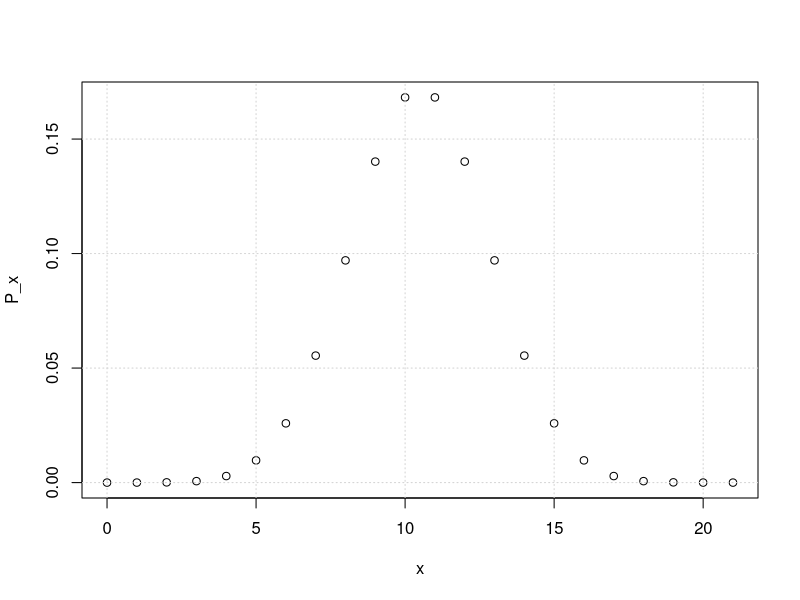
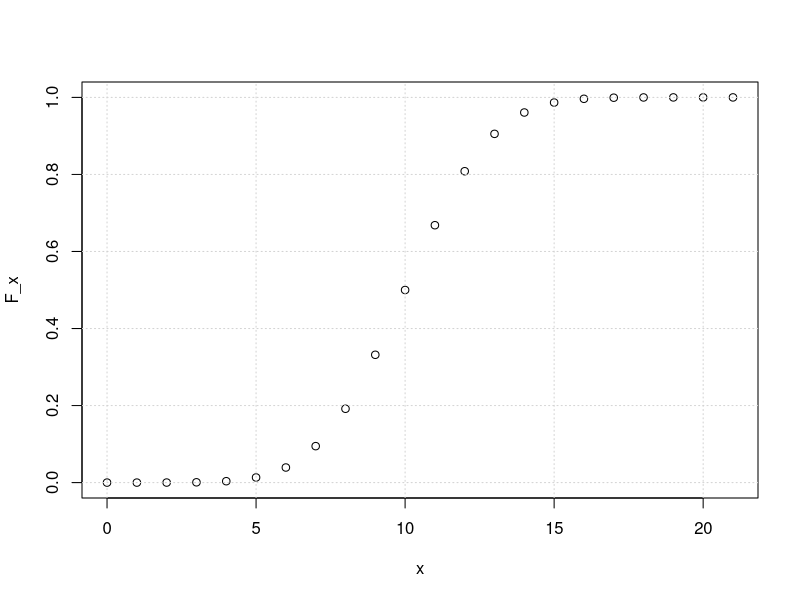
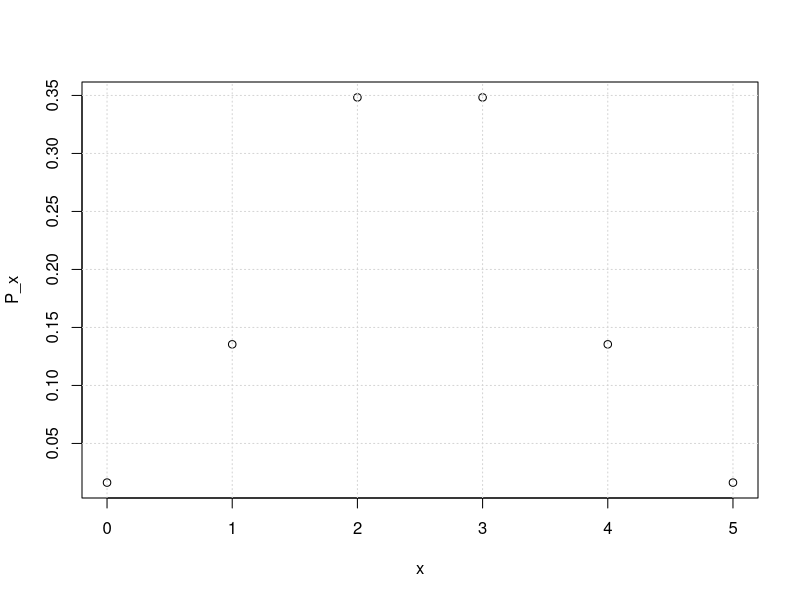
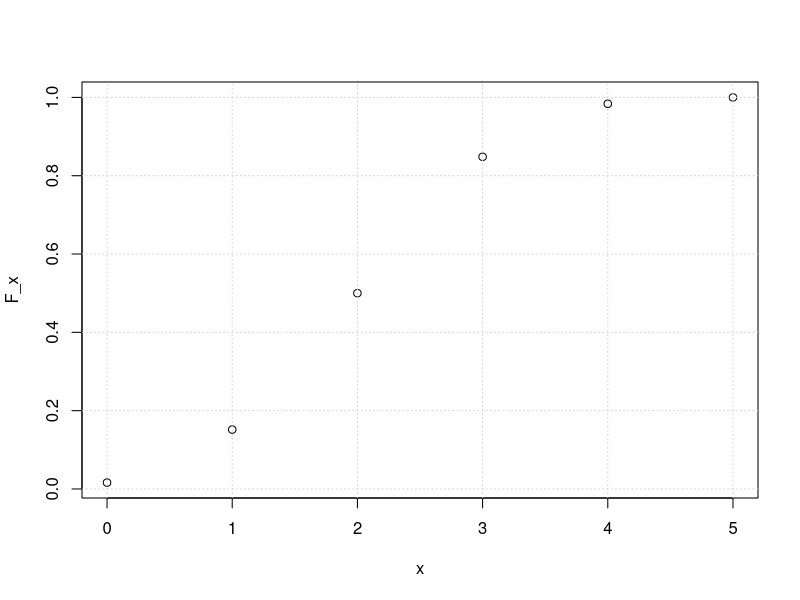
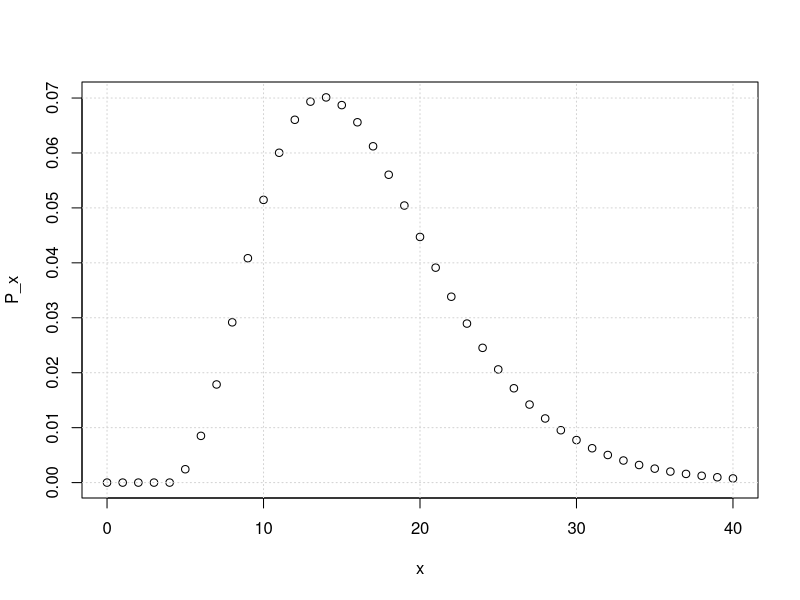
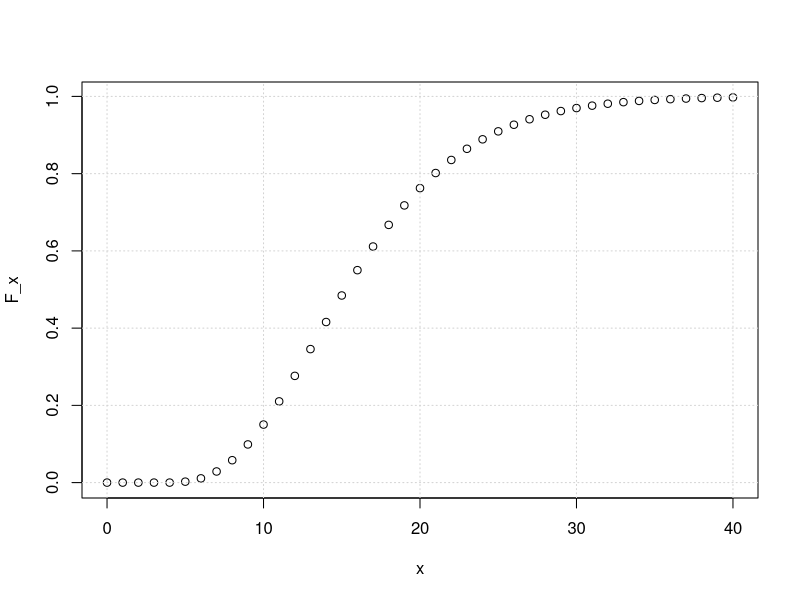
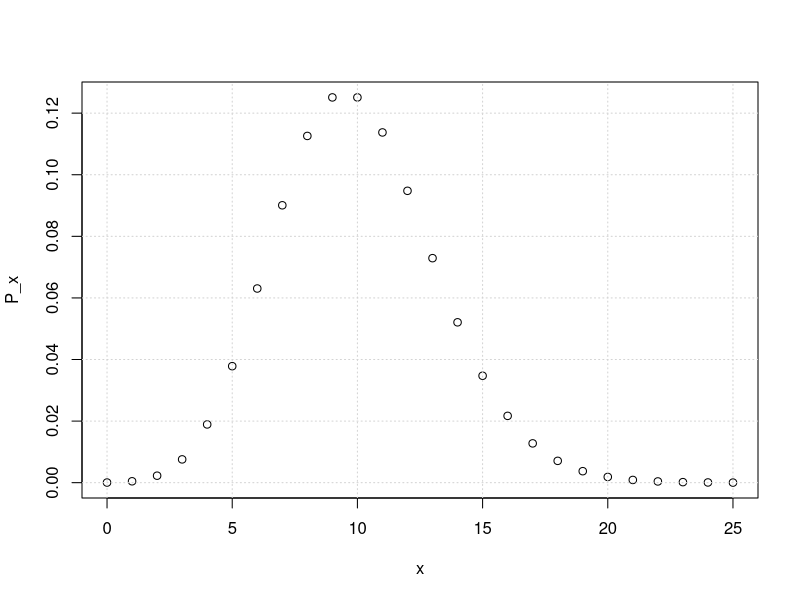
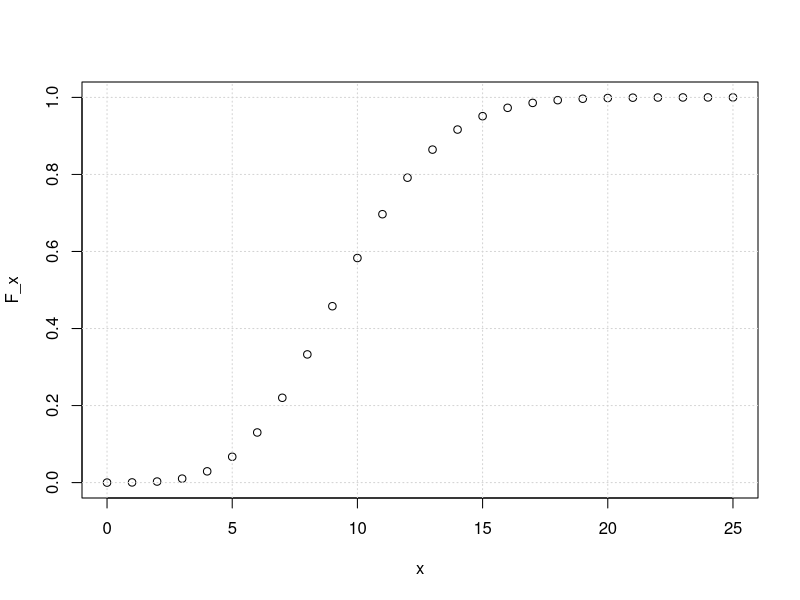

R code for these plots, in order:
# ......................................................................................
# ...............Cvičení 3 - Vybraná rozdělení diskrétní náhodné veličiny...............
# ..................Michal Béreš, Martina Litschmannová, Adéla Vrtková..................
# ......................................................................................

# Nezobrazuje-li se vám text korektně, nastavte File \ Reopen with Encoding... na UTF-8
# Pro zobrazení obsahu skriptu použijte CTRL+SHIFT+O
# Pro spouštění příkazů v jednotlivých řádcích použijte CTRL+ENTER

#  Přehled typů R-kových funkcí (prefix ve jménech funkcí) ####
# ** Pravděpodobnostní funkce ####
# - začíná písmenkem **d**: $p = P(X = x)$: p = d...(x, ...)
#
# ** Kumulativní pravděpodobnostní (Distribuční funkce) ####
# - začíná písmenkem **p**: $p = P(X \leq x)$: p = p...(x, ...)
# - pozor Kumulativní pravděpodobnostní je s alternativní definicí $P(X \leq t)$
# - pro naši distribuční funkci $F(t) = P(X<t)$: F(t) = p...(t - 1, ...)
#
# ** Kvantilová funkce ####
# - začíná písmenkem **q**:  $p \geq P(X \leq x)$: x = q...(p, ...)
# - hledá nejmenší $x$ pro které je $P(X \leq x)$ větší než $p$
# ---


#  Přehled rozdělení (sufix ve jménech funkcí) ####
# ** Binomické (Alternativní) rozdělení: $$X \sim Bi(n, π),X \sim A(π) = Bi(1, π)$$ ####
# - počet úspěchů v $n$ Bernoulliho pokusech (případně pro jeden pokus v případě
# Alternativní)
# - každý pokus má šanci na úspěch $π$
#
# $$E(X) = n\pi, \quad D(X) = n\pi(1-\pi)$$


# Pravděpodobnostní funkce P(X = x)
x <- 10 # hodnota, pro níž hledáme p-stní funkci
n <- 21 # rozsah výběru
p <- 0.5 # pravděpodobnost úspěchu
dbinom(x, n, p)


# Kumulativní pravděpodobnostní funkce P(X <= x)
pbinom(x, n, p)


# Funkce podporují vektorové vstupy, tedy dají se jednoduše vykreslit

x <- 0:21 # minimálně 0, maximálně n má kladnou pravděpodobnost

# Pravděpodobnostní funkce
P_x <- dbinom(x, n, p)
plot(x, P_x)
grid()

# Kumulativní pravděpodobnostní funkce
F_x <- pbinom(x, n, p)
plot(x, F_x)
grid()


# ** Hypergeometrické rozdělení: $$X \sim H(N, M, n)$$ ####
# - počet úspěchů v $n$ závislých pokusech
#     - závislost typu: $N$ objektů, z toho $M$ objektů se zadanou vlastností a výběr
# velikosti $n$
#     - **při výběru nevracíme zpět - pravděpodobnost výběru objektu s danou vlastností
# se mění s každým dalším vybraným objektem**
# - **R funkce bere jako parametry** ***hyper(k, M, N - M, n)***
#     - k je počet úspěchů pro které počítáme pravděpodobnost,
#     - M je počet objektů se zadanou vlastností,
#     - N-M je počet objektů bez zadané vlastnosti,
#     - n je ceklová velikost výběru.


# Pravděpodobnostní funkce P(X = x)
x <- 3 # hodnota, pro níž hledáme p-stní funkci
N <- 20 # celkový počet objektů
M <- 5 # z toho se zadanou vlastností
n <- 10 # velikost výběru
dhyper(x, M, N - M, n)


# Kumulativní pravděpodobnostní funkce P(X <= x)
phyper(x, M, N - M, n)


# opět si můžeme vykreslit

# Pravděpodobnostní funkce
x <- 0:5 # minimálně 0, maximálně n nebo M má kladnou pravd.
P_x <- dhyper(x, M, N - M, n)
plot(x, P_x)
grid()

# Kumulativní pravděpodobnostní funkce
F_x <- phyper(x, M, N - M, n)
plot(x, F_x)
grid()


# ** Negativně binomické (Geometrické) rozdělení: $$X \sim NB(k, \pi), X \sim Ge(\pi) = ####
# NB(1, \pi)$$
# - počet pokusů do $k$-tého úspěchu (včetně)
# - každý pokus má šanci na úspěch $π$
# - **Negativně binomická NV je v Rku definována jako počet neúspěchů před k-tým
# úspěchem**
#  - proto jako první parametr budeme posílat x - k
#
# $$E(X) = \frac{k}{\pi}, \quad D(X) = \frac{k(1-\pi)}{\pi^2}$$


# Pravděpodobnostní funkce P(X = x)
x <- 15 # počet pokusů pro který hledáme pravd. fci
k <- 5 # požadovaný počet úspěchů
p <- 0.3 # pravd. jednotlivých pokusů
# pozor první argument musí být počet neúspěchů
dnbinom(x - k, k, p)


# Kumulativní pravděpodobnostní funkce P(X <= x)
pnbinom(x - k, k, p)


# vykreslíme si pravděpodobnostní funkci
x <- 0:40 # minimálně k, maximum neomezeno
P_x <- dnbinom(x - k, k, p)
plot(x, P_x)
grid()
# hodnoty 0,1,2,3,4 mají P(x)=0

# vykreslíme si Kumulativní pravděpodobnostní funkci
F_x <- pnbinom(x - k, k, p)
plot(x, F_x)
grid()


# ** Poissonovo rozdělení: $$X \sim Po(\lambda t)$$ ####
# - počet událostí v Poissonově procesu v uzavřené oblasti (v čase, na ploše, v objemu)
# - s hustotou výskytu $λ$
# - v čase/ploše/objemu velikosti $t$
#
# $$E(X) = \lambda t, \quad D(X) = \lambda t$$


# Pravděpodobnostní funkce P(X = x)
x <- 9 # počet pokusů pro který hledáme pravd. fci
lambda <- 5 # hustota výskytu
t <- 2 # pravd. jednotlivých pokusů
lt <- lambda * t
dpois(x, lt)


# Kumulativní pravděpodobnostní funkce P(X <= x)
ppois(x, lt)


# vykreslíme si pravděpodobnostní funkci
x <- 0:25 # minimálně 0, maximum neomezeno
P_x <- dpois(x, lt)
plot(x, P_x)
grid()

# vykreslíme si Kumulativní pravděpodobnostní funkci
F_x <- ppois(x, lt)
plot(x, F_x)
grid()

# ---
#  Úlohy k procvičení ####
# ---
# * Příklad 1. ####
# Bridž se hraje s 52 bridžovými kartami, které se rozdají mezi 4 hráče. Vždy 2 hráči
# hrají spolu. Při rozdávání (13 karet) jste dostali do rukou 2 esa. Jaká je
# pravděpodobnost, že váš partner bude mít zbývající dvě esa?


# X ... počet es mezi 13 kartami
# X ~ H(N = 39, M = 2, n = 13)
# P(X = 2)
M <- 2
N <- 39 # 52-13
n <- 13
# výpočet
dhyper(2, M, N - M, n) # což je dhyper(2,2,37,13)


# * Příklad 2. ####
# Pokusy se zjistilo, že radioaktivní látka vyzařuje během 7,5 s průměrně 3,87
# α-částice. Určete pravděpodobnost toho, že za 1 sekundu vyzáří tato látka alespoň
# jednu α-částici.


# X ... počet vyzářených alfa částic během 1 s
# X ~ Po(lt = 3.87/7.5)

lambda <- 3.87 / 7.5 # četnost výskytu
t <- 1 # za 1 sekundu
lt <- lambda * t # parametr Poissonova rozdělení

# P(X >= 1) = 1 - P(X < 1) = 1 - (P(X <= 1) - P(X = 1))
1 - (ppois(1, lt) - dpois(1, lt))

# * Příklad 3. ####
# Kamarád vás pošle do sklepa, abyste donesl(a) 4 lahvová piva - z toho dvě desítky a
# dvě dvanáctky. Nevíte, kde rozsvítit, proto vezmete z basy poslepu 4 láhve. S jakou
# pravděpodobností jste vyhověl(a), víte-li, že v base bylo celkem 10 desítek a 6
# dvanáctek?


# X ... počet 10°piv mezi 4 vybranými
# X ~ H(N = 16, M = 10, n = 4)

x <- 2
N <- 16
M <- 10
n <- 4

# P(X = 2)
dhyper(x, M, N - M, n)


# * Příklad 4. ####
# V jednom mililitru určitého dokonale rozmíchaného roztoku se v průměru nachází 15
# určitých mikroorganismů. Určete pravděpodobnost, že při náhodném výběru vzorku o
# objemu 1/2 mililitru bude ve zkumavce méně než 5 těchto mikroorganismu.


# X ... počet mikroorganismů v 0.5 ml roztoku
# X ~ Po(lt = 15/2)

lambda <- 15
t <- 1 / 2
lt <- lambda * t # parametr Poissonova rozd.

# P(X < 5) = P(X <= 5) - P(X = 5)
ppois(5, lt) - dpois(5, lt)


# * Příklad 5. ####
# Na stůl vysypeme 15 mincí. Jaká je pravděpodobnost, že počet mincí ležících lícem
# nahoře, je od 8 do 15?


# X ... počet mincí, které padnou lícem nahoru z celkového množství 15 mincí
# X ~ Bi(n = 15, p = 0.5)

n <- 15
p <- 0.5

# P(8 <= X <= 15) = P(X <= 15) - P(X < 8) = P(X <= 15) - (P(X <= 8) - P(X = 8))
pbinom(15, n, p) - (pbinom(8, n, p) - dbinom(8, n, p))


# * Příklad 6. ####
# Pravděpodobnost, že se dovoláme do studia rozhlasové stanice, která právě vyhlásila
# telefonickou soutěž je 0,08. Jaká je pravděpodobnost, že se dovoláme nejvýše na 4.
# pokus?


# X ... počet pokusů než se dovoláme do rozhlasového studia
# X ~ NB(k = 1,p = 0.08) nebo G(0.08)

x <- 4
k <- 1
p <- 0.08

# P(X <= 4)
pnbinom(x - k, k, p)


# * Příklad 7. ####
# V továrně se vyrobí denně 10 % vadných součástek. Jaká je pravděpodobnost, že
# vybereme-li třicet součástek z denní produkce, tak nejméně dvě budou vadné?


# X ... počet vadných součástek ze 30 vybraných
# X ~ Bi(n = 30, p = 0.1)

n <- 30
p <- 0.1

# P(X >= 2) = 1 - P(X < 2) = 1 - (P(X <= 2) - P(X = 2))
1 - (pbinom(2, n, p) - dbinom(2, n, p))


# * Příklad 8. ####
# Ve skladu je 200 součástek. 10 % z nich je vadných. Jaká je pravděpodobnost, že
# vybereme-li ze skladu třicet součástek, tak nejméně dvě budou vadné?


# X ... počet vadných součástek ze 30 vybraných z 200
# X ~ H(N = 200, M = 20, n = 30)

N <- 200
M <- 20
n <- 30

# P(X >= 2) = 1 - P(X < 2) = 1 - (P(X <= 2) - P(X = 2))
1 - (phyper(2, M, N - M, n) - dhyper(2, M, N - M, n))


# * Příklad 9. ####
# V určité firmě bylo zjištěno, že na 33 % počítačů je nainstalován nějaký nelegální
# software. Určete pravděpodobnostní a distribuční funkci počtu počítačů s nelegálním
# softwarem mezi třemi kontrolovanými počítači.


# X ... počet počítačů s nelegálním softwarem ze 3 kontrolovaných
# X ~ Bi(n = 3,p = 0.33)

n <- 3
p <- 0.33

# pravděpodobnostní funkce
x <- 0:3 # všechny možné realizace NV X
P_x <- dbinom(x, n, p) # hodnoty pravděpodobnostní funkce pro x

F_x <- pbinom(x, n, p) - dbinom(x, n, p)

x
P_x

x
F_x


# * Příklad 10. ####
# Sportka je loterijní hra, v níž sázející tipuje šest čísel ze čtyřiceti devíti, která
# očekává, že padnou při budoucím slosování. K účasti ve hře je nutné zvolit alespoň
# jednu kombinaci 6 čísel (vždy 6 čísel na jeden sloupec) a pomocí křížků tato čísla
# označit na sázence společnosti Sazka a.s. do sloupců, počínaje sloupcem prvním.
# Sázející vyhrává v případě, že uhodne alespoň tři čísla z tažené šestice čísel.
#
# **a)** Jaká je pravděpodobnost, že soutěžící vyhraje v  jednom sloupci.


# Y ... počet uhádnutých čísel v 6 tažených ze 49
# Y ~ H(N = 49, M = 6, n = 6)

N <- 49
M <- 6
n <- 6

# P-st uhádnutí alespoň 3 čísel v jednom sloupci
# P(Y >= 3) = 1 - P(Y < 3) = 1 - (P(Y <= 3) - P(Y = 3))
pp <- 1 - (phyper(3, M, N - M, n) - dhyper(3, M, N - M, n))
pp


# **b)** Jaká je pravděpodobnost, že proto, aby sázející vyhrál, bude muset vyplnit
# právě tři sloupce.


# X … počet sloupců, které bude muset sázející vyplnit, aby vyhrál
# X ~ NB(k = 1, p = pp)

# a) P(X = 3)
k <- 1
p <- pp

dnbinom(3 - k, k, pp)


# **c)** Jaká je pravděpodobnost, že proto, aby sázející vyhrál, bude muset vyplnit
# alespoň 5 sloupců.


# b) P(X >= 5) = 1 - P(X < 5) = 1 - (P(X <= 5) - P(X = 5))

1 - (pnbinom(5 - k, k, pp) - dnbinom(5 - k, k, pp))


# **d)** Jaká je pravděpodobnost, že proto, aby sázející vyhrál, bude muset vyplnit méně
# než 10 sloupců.


# c) P(X < 10) = P(X <= 10) - P(X = 10)
pnbinom(10 - k, k, pp) - dnbinom(10 - k, k, pp)


# **e)** Jaká je pravděpodobnost, že proto, aby sázející vyhrál, bude muset vyplnit více
# než 5 a nejvýše 10 sloupců?


# P(5 < X <= 10) = P(X <= 10) - P(X <= 5)
pnbinom(10 - k, k, pp) - pnbinom(5 - k, k, pp)


# **f)** Jaký je průměrný počet sloupců které musí hráž vyplnit dokud nevyhraje?


# X ~ NB(k = 1, p = pp)
# chceme spočítat E(X)
# podle vzorce E(X) = k/pi
1 / pp

# * Příklad 11. ####
# Pravděpodobnost, že hodíme 6 na 6stěnné kostce je 1/6. Hážeme tak dlouho, než hodíme
# šestku 10 krát.
#
# **a)** Jaká je střední hodnota počtu hodů.


# X … hodů kostkou než hodíme 10 šestek
# X ~ NB(k = 10, p = 1/6)

k <- 10
p <- 1 / 6

E_X <- k / p
E_X


# **b)**
# S kolika hody nejméně musíme počítat, pokud chceme, aby pradvěpodobnost, že se nám
# podaří naházet 10 šestek, byla alespoň 70%.


# P(X <= k) >= 0.7
qnbinom(0.7, k, p) + k
